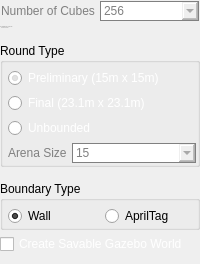
              <widget class="QFrame" name="right_sim_setup_frame">
               <property name="sizePolicy">
                <sizepolicy hsizetype="Fixed" vsizetype="Fixed">
                 <horstretch>1</horstretch>
                 <verstretch>0</verstretch>
                </sizepolicy>
               </property>
               <property name="frameShape">
                <enum>QFrame::NoFrame</enum>
               </property>
               <property name="frameShadow">
                <enum>QFrame::Raised</enum>
               </property>
               <layout class="QVBoxLayout" name="verticalLayout_11">
                <property name="spacing">
                 <number>4</number>
                </property>
                <property name="leftMargin">
                 <number>0</number>
                </property>
                <property name="topMargin">
                 <number>0</number>
                </property>
                <property name="rightMargin">
                 <number>0</number>
                </property>
                <property name="bottomMargin">
                 <number>0</number>
                </property>
                <item>
                 <widget class="QFrame" name="frame_9">
                  <property name="frameShape">
                   <enum>QFrame::NoFrame</enum>
                  </property>
                  <property name="frameShadow">
                   <enum>QFrame::Sunken</enum>
                  </property>
                  <layout class="QHBoxLayout" name="horizontalLayout_10">
                   <property name="spacing">
                    <number>5</number>
                   </property>
                   <property name="leftMargin">
                    <number>1</number>
                   </property>
                   <property name="topMargin">
                    <number>1</number>
                   </property>
                   <property name="rightMargin">
                    <number>1</number>
                   </property>
                   <property name="bottomMargin">
                    <number>1</number>
                   </property>
                   <item>
                    <widget class="QLabel" name="number_of_tags_label">
                     <property name="styleSheet">
                      <string notr="true">color: grey;</string>
                     </property>
                     <property name="text">
                      <string>Number of Cubes</string>
                     </property>
                     <property name="alignment">
                      <set>Qt::AlignLeading|Qt::AlignLeft|Qt::AlignVCenter</set>
                     </property>
                    </widget>
                   </item>
                   <item>
                    <widget class="QComboBox" name="number_of_tags_combobox">
                     <property name="enabled">
                      <bool>false</bool>
                     </property>
                     <property name="sizePolicy">
                      <sizepolicy hsizetype="Preferred" vsizetype="Fixed">
                       <horstretch>1</horstretch>
                       <verstretch>0</verstretch>
                      </sizepolicy>
                     </property>
                     <property name="styleSheet">
                      <string notr="true">color: grey;
border-color: grey;
border: 1px solid grey;
padding: 1px 0px 1px 3px; /*This makes text colour work*/</string>
                     </property>
                     <item>
                      <property name="text">
                       <string>256</string>
                      </property>
                     </item>
                     <item>
                      <property name="text">
                       <string>128</string>
                      </property>
                     </item>
                     <item>
                      <property name="text">
                       <string>64</string>
                      </property>
                     </item>
                     <item>
                      <property name="text">
                       <string>32</string>
                      </property>
                     </item>
                     <item>
                      <property name="text">
                       <string>16</string>
                      </property>
                     </item>
                     <item>
                      <property name="text">
                       <string>0</string>
                      </property>
                     </item>
                    </widget>
                   </item>
                  </layout>
                 </widget>
                </item>
                <item>
                 <widget class="QLabel" name="number_of_tags_disclaimer">
                  <property name="font">
                   <font>
                    <pointsize>-1</pointsize>
                   </font>
                  </property>
                  <property name="styleSheet">
                   <string notr="true">color:grey;</string>
                  </property>
                  <property name="text">
                   <string>*not available for Power Law
    or Custom World</string>
                  </property>
                  <property name="alignment">
                   <set>Qt::AlignLeading|Qt::AlignLeft|Qt::AlignVCenter</set>
                  </property>
                 </widget>
                </item>
                <item>
                 <spacer name="verticalSpacer_5">
                  <property name="orientation">
                   <enum>Qt::Vertical</enum>
                  </property>
                  <property name="sizeHint" stdset="0">
                   <size>
                    <width>0</width>
                    <height>10</height>
                   </size>
                  </property>
                 </spacer>
                </item>
                <item>
                 <widget class="QGroupBox" name="round_type_button_group">
                  <property name="title">
                   <string>Round Type</string>
                  </property>
                  <layout class="QGridLayout" name="gridLayout_7">
                   <property name="leftMargin">
                    <number>5</number>
                   </property>
                   <property name="topMargin">
                    <number>5</number>
                   </property>
                   <property name="rightMargin">
                    <number>1</number>
                   </property>
                   <property name="bottomMargin">
                    <number>1</number>
                   </property>
                   <property name="spacing">
                    <number>5</number>
                   </property>
                   <item row="0" column="0">
                    <widget class="QRadioButton" name="prelim_radio_button">
                     <property name="styleSheet">
                      <string notr="true">color:rgb(255, 255, 255);</string>
                     </property>
                     <property name="text">
                      <string>Preliminary (15m x 15m)</string>
                     </property>
                     <property name="checked">
                      <bool>true</bool>
                     </property>
                    </widget>
                   </item>
                   <item row="1" column="0">
                    <widget class="QRadioButton" name="final_radio_button">
                     <property name="styleSheet">
                      <string notr="true">color:rgb(255, 255, 255);</string>
                     </property>
                     <property name="text">
                      <string>Final (23.1m x 23.1m)</string>
                     </property>
                    </widget>
                   </item>
                   <item row="2" column="0">
                    <widget class="QRadioButton" name="unbounded_radio_button">
                     <property name="styleSheet">
                      <string notr="true">color:rgb(255, 255, 255);</string>
                     </property>
                     <property name="text">
                      <string>Unbounded</string>
                     </property>
                    </widget>
                   </item>
                   <item row="3" column="0">
                    <widget class="QFrame" name="frame_19">
                     <property name="frameShape">
                      <enum>QFrame::NoFrame</enum>
                     </property>
                     <property name="frameShadow">
                      <enum>QFrame::Plain</enum>
                     </property>
                     <layout class="QHBoxLayout" name="horizontalLayout_2">
                      <property name="spacing">
                       <number>5</number>
                      </property>
                      <property name="leftMargin">
                       <number>0</number>
                      </property>
                      <property name="topMargin">
                       <number>0</number>
                      </property>
                      <property name="rightMargin">
                       <number>0</number>
                      </property>
                      <property name="bottomMargin">
                       <number>0</number>
                      </property>
                      <item>
                       <widget class="QLabel" name="unbounded_arena_size_label">
                        <property name="sizePolicy">
                         <sizepolicy hsizetype="Preferred" vsizetype="Preferred">
                          <horstretch>0</horstretch>
                          <verstretch>0</verstretch>
                         </sizepolicy>
                        </property>
                        <property name="styleSheet">
                         <string notr="true">color: grey;</string>
                        </property>
                        <property name="text">
                         <string>Arena Size</string>
                        </property>
                        <property name="alignment">
                         <set>Qt::AlignLeading|Qt::AlignLeft|Qt::AlignVCenter</set>
                        </property>
                       </widget>
                      </item>
                      <item>
                       <widget class="QComboBox" name="unbounded_arena_size_combobox">
                        <property name="enabled">
                         <bool>false</bool>
                        </property>
                        <property name="sizePolicy">
                         <sizepolicy hsizetype="Preferred" vsizetype="Fixed">
                          <horstretch>1</horstretch>
                          <verstretch>0</verstretch>
                         </sizepolicy>
                        </property>
                        <property name="styleSheet">
                         <string notr="true">color: grey;
border-color: grey;
border: 1px solid grey;
padding: 1px 0px 1px 3px; /*This makes text colour work*/</string>
                        </property>
                        <item>
                         <property name="text">
                          <string>15</string>
                         </property>
                        </item>
                        <item>
                         <property name="text">
                          <string>20</string>
                         </property>
                        </item>
                        <item>
                         <property name="text">
                          <string>25</string>
                         </property>
                        </item>
                        <item>
                         <property name="text">
                          <string>30</string>
                         </property>
                        </item>
                        <item>
                         <property name="text">
                          <string>35</string>
                         </property>
                        </item>
                        <item>
                         <property name="text">
                          <string>40</string>
                         </property>
                        </item>
                        <item>
                         <property name="text">
                          <string>45</string>
                         </property>
                        </item>
                        <item>
                         <property name="text">
                          <string>50</string>
                         </property>
                        </item>
                       </widget>
                      </item>
                     </layout>
                    </widget>
                   </item>
                  </layout>
                 </widget>
                </item>
                <item>
                 <spacer name="verticalSpacer_4">
                  <property name="orientation">
                   <enum>Qt::Vertical</enum>
                  </property>
                  <property name="sizeType">
                   <enum>QSizePolicy::Expanding</enum>
                  </property>
                  <property name="sizeHint" stdset="0">
                   <size>
                    <width>0</width>
                    <height>10</height>
                   </size>
                  </property>
                 </spacer>
                </item>
                <item>
                 <widget class="QGroupBox" name="round_type_wall_group">
                  <property name="title">
                   <string>Boundary Type</string>
                  </property>
                  <layout class="QGridLayout" name="gridLayout_18">
                   <property name="leftMargin">
                    <number>5</number>
                   </property>
                   <property name="topMargin">
                    <number>5</number>
                   </property>
                   <property name="rightMargin">
                    <number>1</number>
                   </property>
                   <property name="bottomMargin">
                    <number>1</number>
                   </property>
                   <property name="spacing">
                    <number>5</number>
                   </property>
                   <item row="0" column="0">
                    <widget class="QRadioButton" name="wall_radio_button">
                     <property name="text">
                      <string>Wall</string>
                     </property>
                     <property name="checked">
                      <bool>true</bool>
                     </property>
                    </widget>
                   </item>
                   <item row="0" column="1">
                    <widget class="QRadioButton" name="wall_apriltag_radio_button">
                     <property name="text">
                      <string>AprilTag</string>
                     </property>
                    </widget>
                   </item>
                  </layout>
                 </widget>
                </item>
                <item>
                 <widget class="QCheckBox" name="create_savable_world_checkbox">
                  <property name="styleSheet">
                   <string notr="true">color:rgb(255, 255, 255);</string>
                  </property>
                  <property name="text">
                   <string>Create Savable Gazebo World</string>
                  </property>
                 </widget>
                </item>
                <item>
                 <spacer name="verticalSpacer_6">
                  <property name="orientation">
                   <enum>Qt::Vertical</enum>
                  </property>
                  <property name="sizeHint" stdset="0">
                   <size>
                    <width>0</width>
                    <height>10</height>
                   </size>
                  </property>
                 </spacer>
                </item>
               </layout>
              </widget>
